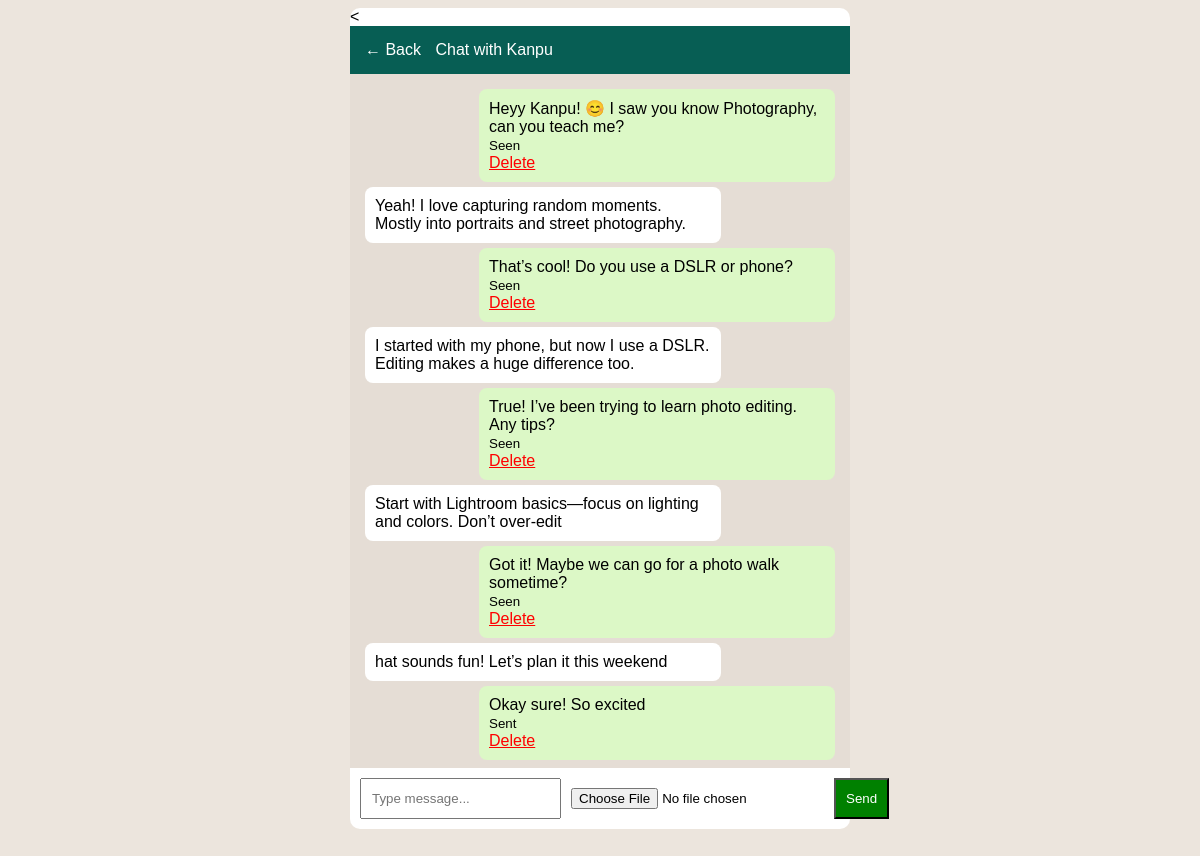
The app's page /chat/Kanpu (signed in) with its own data.
### app.py (models this page shows)
class Message(db.Model):
    id = db.Column(db.Integer, primary_key=True)
    sender = db.Column(db.String(100))
    receiver = db.Column(db.String(100))
    message = db.Column(db.String(1000))
    status = db.Column(db.String(20), default="Sent")
    file = db.Column(db.String(200))

### app.py (the view, shortened to what this page needs)
@app.route("/chat/<username>", methods=["GET","POST"])
def chat(username):
    if "user" not in session:
        return redirect("/login")
    Message.query.filter_by(
        receiver=session["user"],
        sender=username,
        status="Sent"
    ).update({"status": "Seen"})
    db.session.commit()
    messages = Message.query.filter(
        ((Message.sender == session["user"]) & (Message.receiver == username)) |
        ((Message.sender == username) & (Message.receiver == session["user"]))
    ).order_by(Message.id).all()
    return render_template("chat.html", messages=messages, username=username)

### templates/chat.html (shortened to what this page needs)
<!DOCTYPE html>
<html>
<head>
</head>
<body>
<div class="chat-container">
<<div class="header">
    <a href="/dashboard" style="color:white; text-decoration:none; margin-right:10px;">
        ← Back
    </a>
    Chat with {{username}}
</div>
<div class="messages">
{% for m in messages %}
<div class="msg {% if m.sender == session['user'] %}sent{% else %}received{% endif %}">
    {{ m.message }}
    {% if m.sender == session['user'] %}
        <br><small>{{ m.status }}</small>
        <br>
        <a href="/delete_message/{{ m.id }}" style="color:red;">Delete</a>
    {% endif %}
</div>
{% endfor %}
</div>
<form method="POST" enctype="multipart/form-data" class="form">
<input type="text" name="message" placeholder="Type message..." required>
<input type="file" name="file">
<button type="submit">Send</button>
</form>
</div>
</body>
</html>

### templates/chat.html (style rules this page uses)
body { font-family: Arial; background: #ece5dd; }
.chat-container { width: 500px; margin: auto; background: white; border-radius: 10px; height: 80vh; display: flex; flex-direction: column; }
.header { background: #075e54; color: white; padding: 15px; }
.messages { flex: 1; padding: 10px; overflow-y: scroll; background: #e5ddd5; }
.msg { padding: 10px; margin: 5px; border-radius: 8px; max-width: 70%; }
.sent { background: #dcf8c6; margin-left: auto; }
.received { background: white; }
.form { display: flex; padding: 10px; }
input { flex: 1; padding: 10px; }
button { padding: 10px; background: green; color: white; }

### records on screen
Message: message "Heyy Kanpu! 😊 I saw you know Photography, can you teach me?", status "Seen"
Message: message "Yeah! I love capturing random moments. Mostly into portraits and street photography."
Message: message "That’s cool! Do you use a DSLR or phone?", status "Seen"
Message: message "I started with my phone, but now I use a DSLR. Editing makes a huge difference too."
Message: message "True! I’ve been trying to learn photo editing. Any tips?", status "Seen"
Message: message "Start with Lightroom basics—focus on lighting and colors. Don’t over-edit"
Message: message "Got it! Maybe we can go for a photo walk sometime?", status "Seen"
Message: message "hat sounds fun! Let’s plan it this weekend"
Message: message "Okay sure! So excited", status "Sent"

### other values on screen
{{ username }} "Kanpu"
